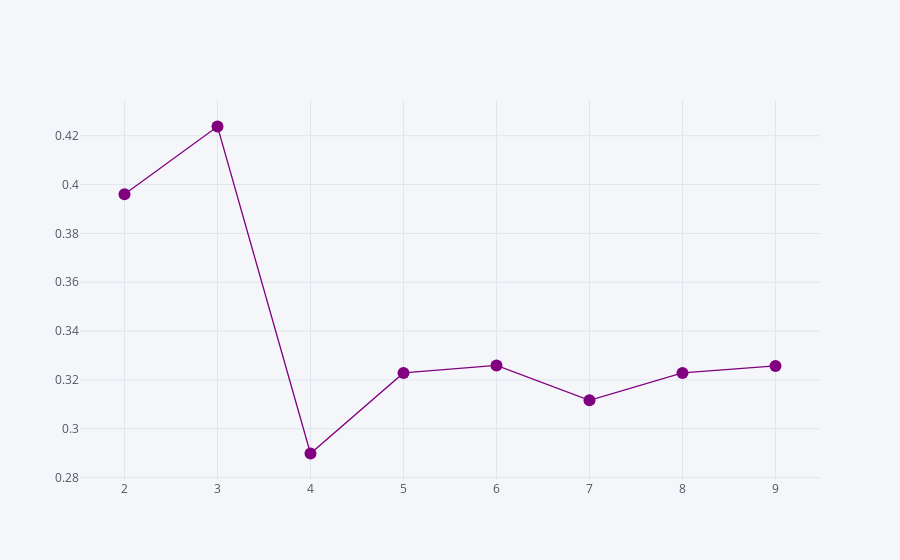

Notebook code cell kept with this figure:
### Markdown cell above
### Agglomerativo

### Code cell
sil = pd.DataFrame(map(lambda k:(k,silhouette_score(Xs,
                                              AgglomerativeClustering(n_clusters=k).fit_predict(Xs))),
                 range(2,10)),columns=['k','sil']).set_index('k')
sil.iplot(kind='line',mode='lines+markers',color='purple') #Graficamos la silueta, entre mas cercana a uno mejor

### Figure 1 — Plotly figure (JSON) as saved in the notebook; plotly's stock layout.template omitted (floating-point values rounded to 4 significant figures)
{"data": [{"line": {"color": "rgba(128, 0, 128, 1.0)", "dash": "solid", "shape": "linear", "width": 1.3}, "marker": {"size": 12, "symbol": "circle"}, "mode": "lines+markers", "name": "sil", "text": "", "type": "scatter", "x": [2, 3, 4, 5, 6, 7, 8, 9], "y": [0.396, 0.4238, 0.2899, 0.3229, 0.3259, 0.3117, 0.3229, 0.3258]}], "layout": {"legend": {"bgcolor": "#F5F6F9", "font": {"color": "#4D5663"}}, "paper_bgcolor": "#F5F6F9", "plot_bgcolor": "#F5F6F9", "title": {"font": {"color": "#4D5663"}}, "xaxis": {"gridcolor": "#E1E5ED", "showgrid": true, "tickfont": {"color": "#4D5663"}, "title": {"font": {"color": "#4D5663"}, "text": ""}, "zerolinecolor": "#E1E5ED"}, "yaxis": {"gridcolor": "#E1E5ED", "showgrid": true, "tickfont": {"color": "#4D5663"}, "title": {"font": {"color": "#4D5663"}, "text": ""}, "zerolinecolor": "#E1E5ED"}}}
